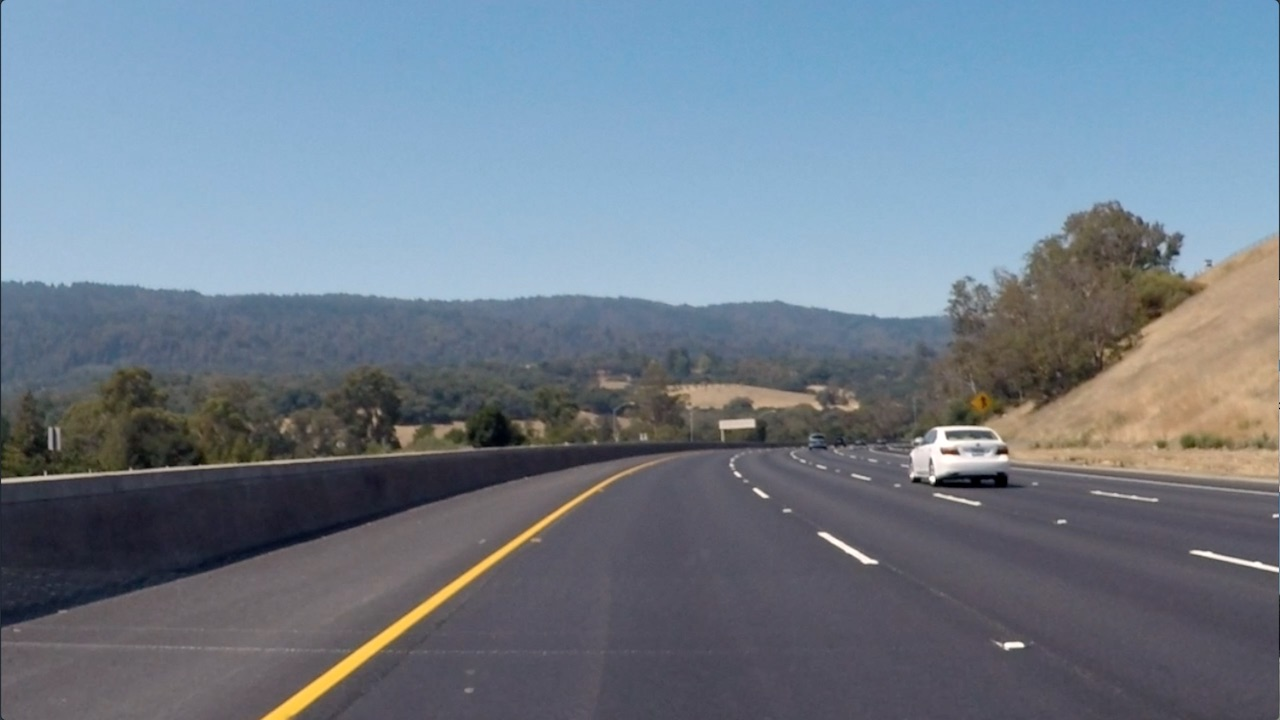
#> input picture lesson5-27/data/curved_lane.jpg, 1280 x 720 px, found by its file name
$ python solution5_25.py
#> lines starting #> are read from the running program, lines starting #| are printed output that depends on the picture
# %% Change working directory from the workspace root to the ipynb file location. Turn this addition off with the DataSciece.changeDirOnImportExport setting
import os
try:
    os.chdir(os.path.join(os.getcwd(), 'lesson5-25'))
    print(os.getcwd())
except:
    pass

# %%
# Creating a Filter, Edge Detection

# %% [markdown]
# ### Import resources and display image

# %%
import matplotlib.pyplot as plt
import matplotlib.image as mpimg

import cv2
import numpy as np

get_ipython().run_line_magic('matplotlib', 'inline')

# Read in the image
image = mpimg.imread('images/curved_lane.jpg')
#> image is the input picture: shape (720, 1280, 3); mean R, G, B 112.1, 125, 138.7

plt.imshow(image)

# %% [markdown]
# ### Convert the image to grayscale

# %%
# Convert to grayscale for filtering
gray = cv2.cvtColor(image, cv2.COLOR_RGB2GRAY)
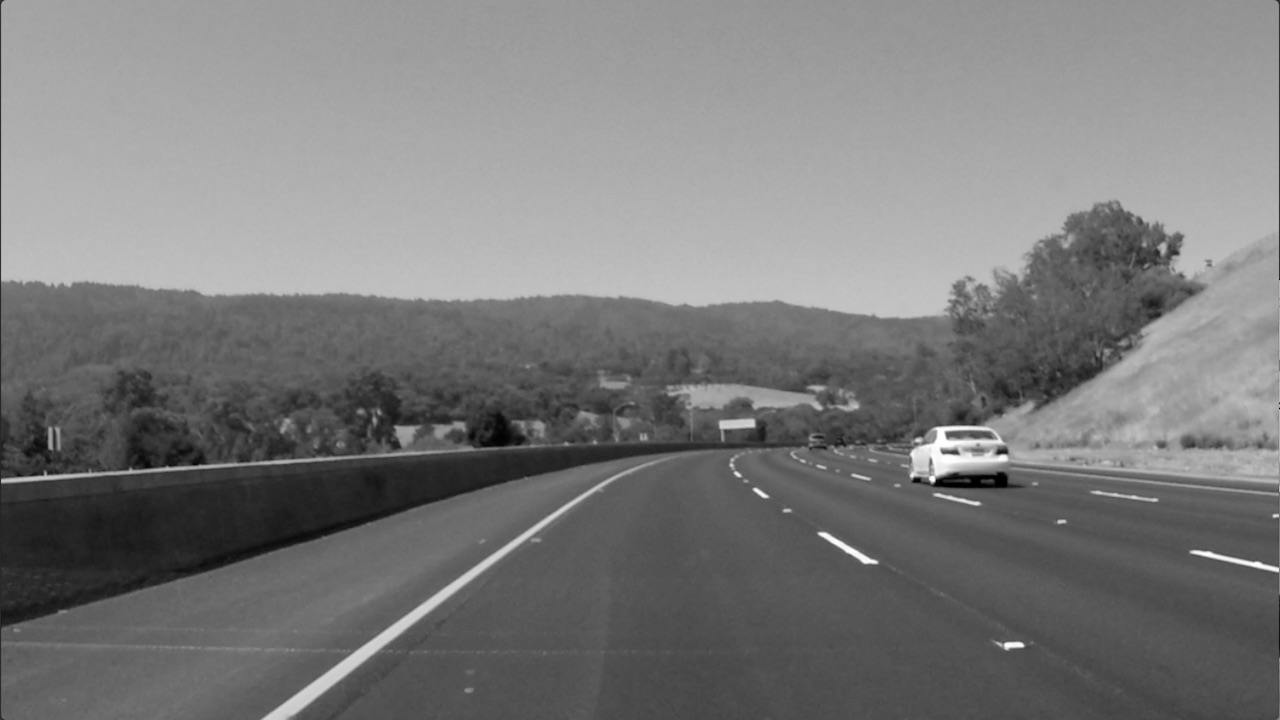
#> gray: shape (720, 1280); min 0, max 255, mean 122.7

plt.imshow(gray, cmap='gray')

# %% [markdown]
# ### TODO: Create a custom kernel
#
# Below, you've been given one common type of edge detection filter: a Sobel operator.
#
# The Sobel filter is very commonly used in edge detection and in finding patterns in intensity in an image. Applying a Sobel filter to an image is a way of **taking (an approximation) of the derivative of the image** in the x or y direction, separately. The operators look as follows.
#
# <img src="images/sobel_ops.png" width=200 height=200>
#
# **It's up to you to create a Sobel x operator and apply it to the given image.**
#
# For a challenge, see if you can put the image through a series of filters: first one that blurs the image (takes an average of pixels), and then one that detects the edges.

# %%
# Create a custom kernel

# 3x3 array for edge detection
sobel_y = np.array([[-1, -2, -1],
                    [0, 0, 0],
                    [1, 2, 1]])

# TODO: Create and apply a Sobel x operator


# Filter the image using filter2D, which has inputs: (grayscale image, bit-depth, kernel)
filtered_image = cv2.filter2D(gray, -1, sobel_y)
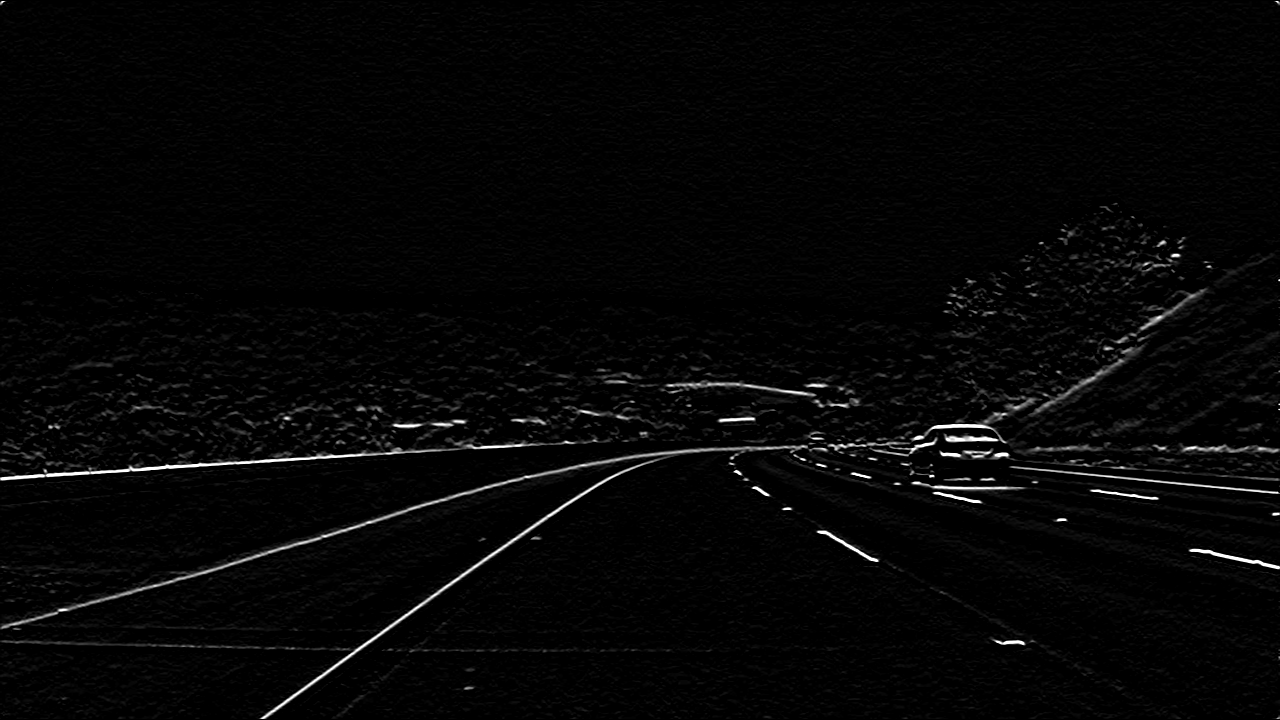
#> filtered_image: shape (720, 1280); min 0, max 255, mean 5.9

plt.imshow(filtered_image, cmap='gray')

# %% [markdown]
# ### Test out other filters!
#
# You're encouraged to create other kinds of filters and apply them to see what happens! As an **optional exercise**, try the following:
# * Create a filter with decimal value weights.
# * Create a 5x5 filter
# * Apply your filters to the other images in the `images` directory.
#
#
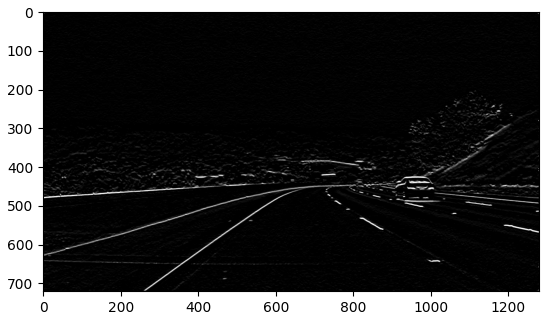
#> figure drawn by matplotlib, 1 panel

$ run again, with lesson5-27/data/bridge_trees_example.jpg copied over lesson5-27/data/curved_lane.jpg
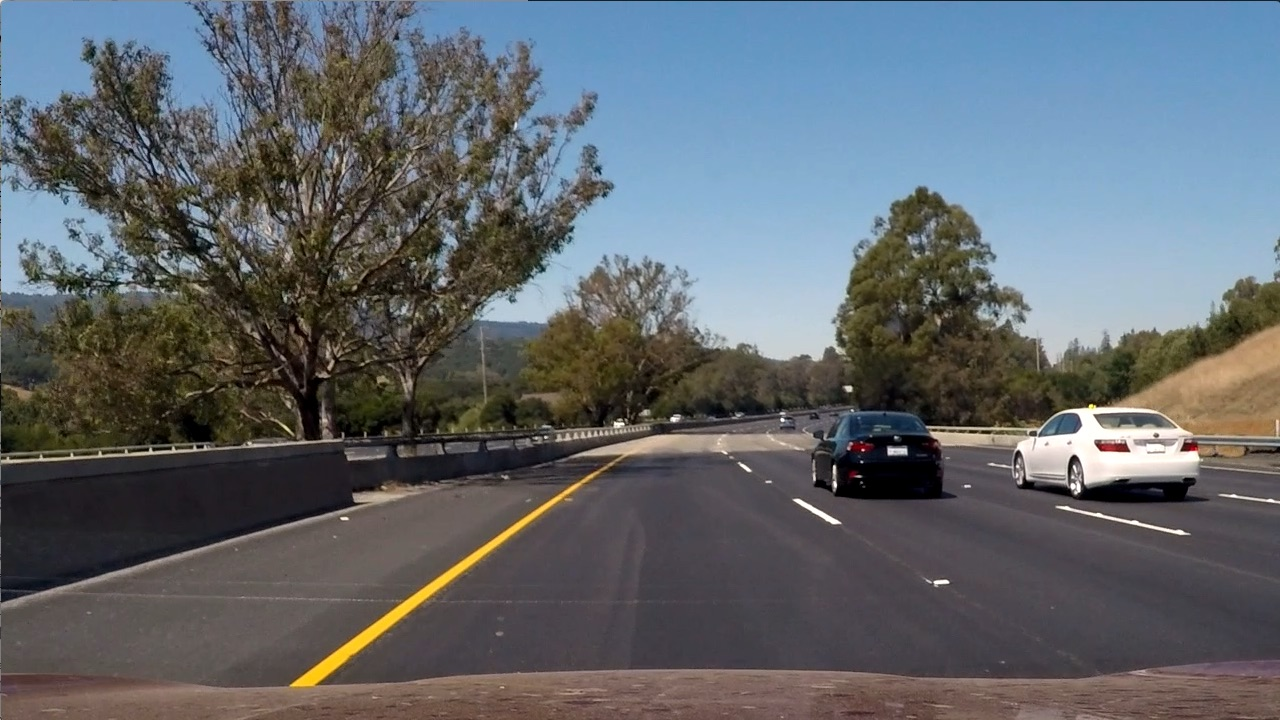
#> input picture lesson5-27/data/bridge_trees_example.jpg, 1280 x 720 px, found by its file name
#> image is the input picture: shape (720, 1280, 3); mean R, G, B 97, 102.6, 107.9
#> `filtered_image = cv2.filter2D(gray, -1, sobel_y)`:
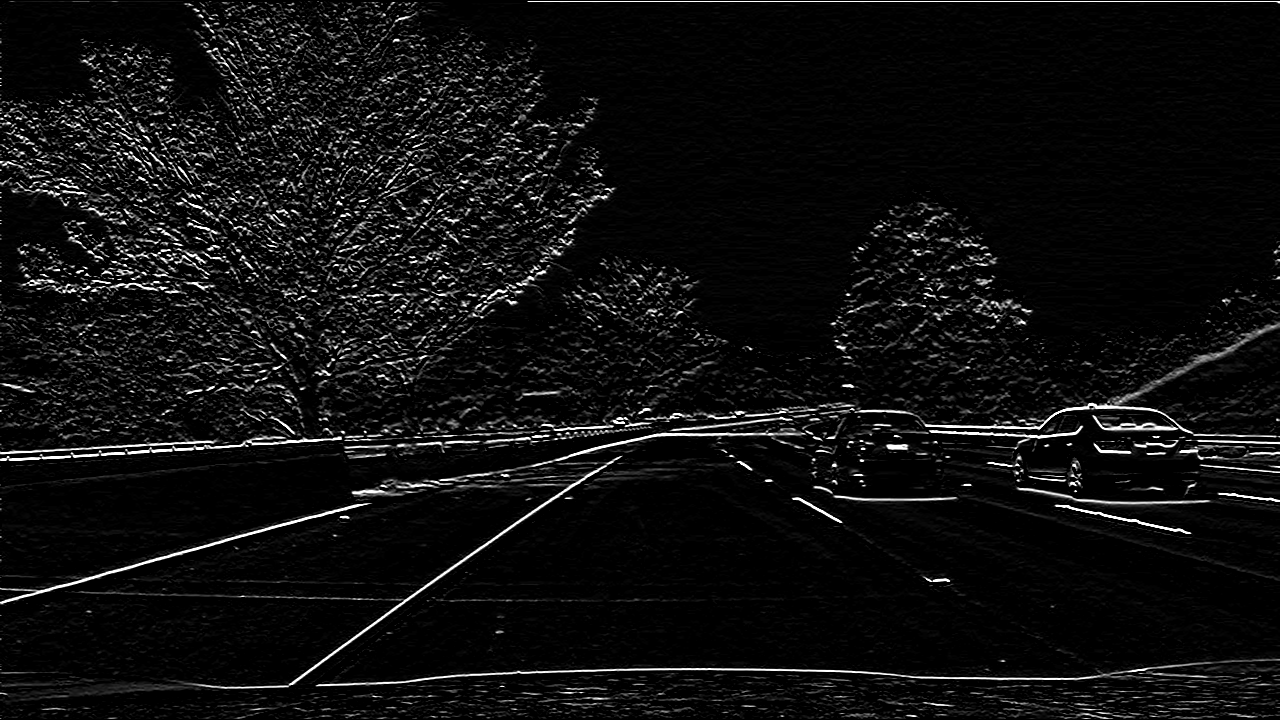
#> filtered_image: shape (720, 1280); min 0, max 255, mean 15.1
#> `#`:
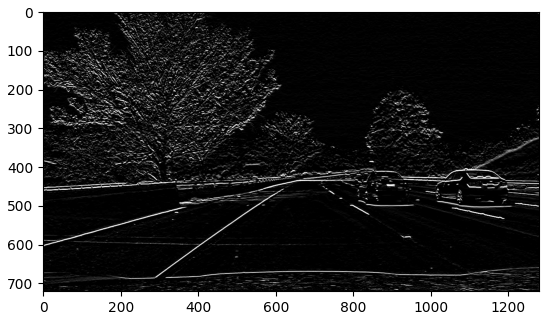
#> figure drawn by matplotlib, 1 panel

$ run again, with lesson5-27/data/white_lines.jpg copied over lesson5-27/data/curved_lane.jpg
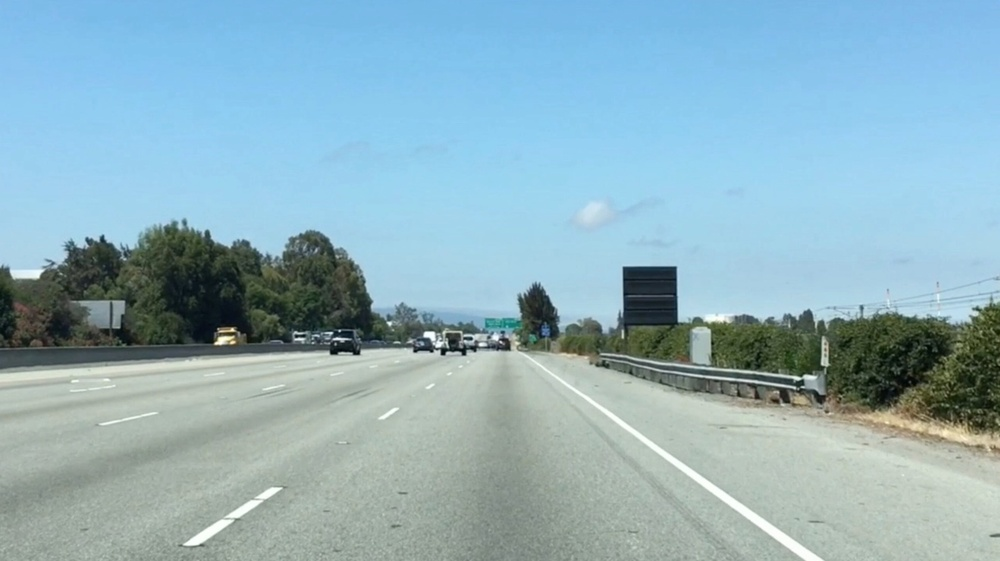
#> input picture lesson5-27/data/white_lines.jpg, 1000 x 561 px, shrunk from 2436 x 1366 before the run, found by its file name
#> image is the input picture: shape (561, 1000, 3); mean R, G, B 143.6, 177.1, 188.4
#> `gray = cv2.cvtColor(image, cv2.COLOR_RGB2GRAY)`:
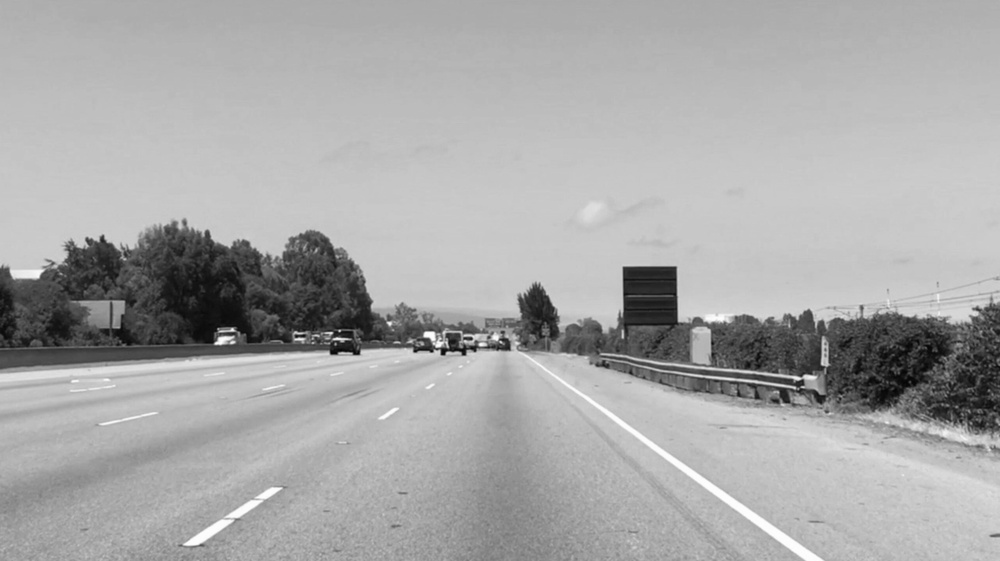
#> gray: shape (561, 1000); min 3, max 255, mean 168.3
#> `#`:
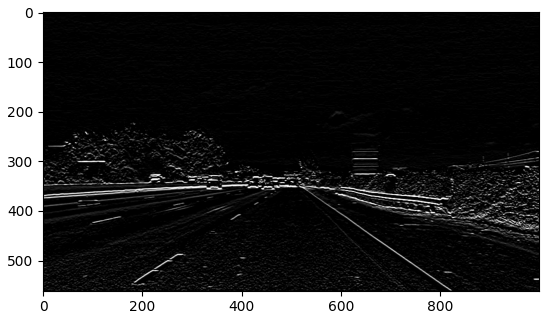
#> figure drawn by matplotlib, 1 panel
